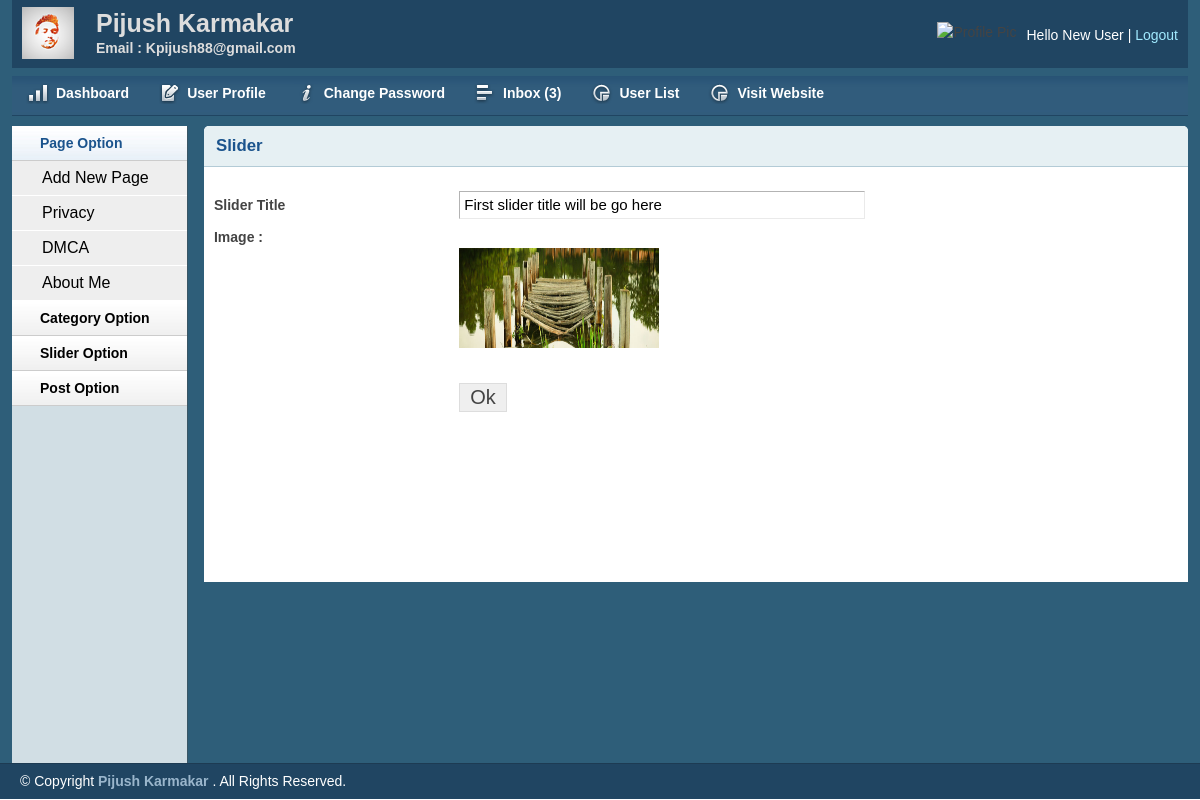
Screenshot of /admin/viewslider.php?viewSliderId=1 (signed in) with the database file from the repository.
### tables this page shows
CREATE TABLE `tbl_page` (
  `id` int(11) NOT NULL,
  `name` varchar(255) NOT NULL,
  `body` text NOT NULL
);

CREATE TABLE `tbl_slider` (
  `id` int(11) NOT NULL,
  `title` varchar(255) NOT NULL,
  `image` varchar(255) NOT NULL
);

### lib/session.php (called while the page is built, shortened)
<?php
    class session{
         public static function get($key){
         	if(isset($_SESSION[$key]) ){
         		return $_SESSION[$key];
         	}
         	else{
         		return false;
         	}
         }
    }
 ?>

### lib/Database.php (called while the page is built, shortened)
<?php
Class Database{
	public $host   = DB_HOST;
	public $user   = DB_USER;
	public $pass   = DB_PASS;
	public $dbname = DB_NAME;
	public $link;
	private function connectDB(){
	$this->link = new mysqli($this->host, $this->user, $this->pass, $this->dbname);
 }
	public function select($query){
		$result = $this->link->query($query) or die($this->link->error.__LINE__);
		if($result->num_rows > 0){
			return $result;
		} else {
			return false;
		}
	}
}

### admin/viewslider.php (the view, shortened to what this page needs)
<?php
  include 'inc/header.php';
  include 'inc/sidebar.php';
?>
<?php
  if(!isset($_GET['viewSliderId']) || $_GET['viewSliderId'] == NULL ){
    echo "<script>window.location='sliderlist.php';</script>";
  }
  else{
    $viewSlider = $_GET['viewSliderId'];
  }
 ?>
<div class="grid_10">
    <div class="box round first grid">
        <h2> Slider </h2>
    <div class="block">
<?php
     $query = "SELECT * FROM tbl_slider WHERE id='$viewSlider' ORDER BY  id DESC";
     $getslider = $db->select($query);
     while($slideresult = $getslider->fetch_assoc() ){
 ?>
       <form action="" method="post" enctype="multipart/form-data">
            <table class="form">
                <tr>
                    <td>
                        <label>Slider Title</label>
                    </td>
                    <td>
                        <input type="text" readonly  value="<?php echo $slideresult['title']; ?>" class="medium" />
                    </td>
                </tr>
                <tr>
                    <td>
                        <label> Image : </label>
                    </td>
                    <td>
                      <br>
                     <div  class="editpostimg">
                       <img src="<?php echo $slideresult['image']; ?>" height="100px" width="200px" >
                     </div> <br>
                    </td>
                </tr>
			        	<tr>
                    <td></td>
                    <td>
                        <input type="submit" name="submit" Value="Ok" />
                    </td>
                </tr>
            </table>
            </form>
<?php } ?>
        </div>
    </div>
</div>
<?php
  include 'inc/footer.php';
?>

### admin/inc/sidebar.php (shortened to what this page needs)
        <div class="grid_2">
            <div class="box sidemenu">
                <div class="block" id="section-menu">
                    <ul class="section menu">
                         <li><a class="menuitem">Page Option</a>
                            <ul class="submenu">
<?php if(session::get('usrRole')=='0' || session::get('usrRole')=='1'  ){  ?>
         <li><a href="addpage.php">Add New Page</a></li>
<?php } ?>
    <?php
           $query = "SELECT * FROM tbl_page ";
           $pages = $db->select($query);
           if($pages){
           while($result = $pages->fetch_assoc() ){
     ?>
     <li><a href="page.php?pageid=<?php echo $result['id']; ?>"><?php echo $result['name']; ?></a></li>
     <?php } } ?>
                            </ul>
                        </li>
                        <li><a class="menuitem">Category Option </a>
                        </li>
                        <li><a class="menuitem">Slider Option </a>
                        </li>
                        <li><a class="menuitem">Post Option</a>
                        </li>
                    </ul>
                </div>
            </div>
        </div>

### admin/css/layout.css (style rules this page uses)
body { background: #fff none repeat scroll 0 0; color: #444; font-size: 14px; padding: 0; }
a { color: #000; font-weight:bold; text-decoration: none; }
h1, h2, h3, h4, h5, h6 { line-height:1.2em; margin-bottom:.3em; }
h2 { margin-top:1em; }
.box { background:#fff; margin-bottom:20px; padding:10px 10px 10px 10px; margin-left:-8px; }
.box.grid { padding-bottom:40px; }
.box.round { -moz-border-radius: 5px 5px 0px 0px; -webkit-border-radius: 5px 5px 0px 0px; border-radius: 5px 5px 0px 0px; }
.box h2 { font-size:1.2em; font-weight:bold; color:#1B548D; background:#E6F0F3; margin:-10px -10px 0 -10px; padding:10px 12px; border-bottom:1px solid #B3CBD6; -moz-border-radius: 5px 5px 0px 0px; -webkit-border-radius: 5px 5px 0px 0px; border-radius: 5px 5px 0px 0px; }
.box.first { min-height: 406px; }
.block { padding-top:20px; }
.box.sidemenu { background-color:#D1DEE4; border-right:1px solid #3A5665; padding:0px; margin:0px; cursor:pointer; }
.box.sidemenu .block { padding-top:0px; margin-top:0px; }
ul, ol { padding-top:0; }
ul.menu { list-style:none; border-top:1px solid #bbb; }
ul.menu li { margin:0; }
ul.menu li a { display:block; padding:4px 10px; border-bottom:1px solid #ccc; }
ul.menu ul { list-style:none; margin:0; }
ul.menu ul li a { padding-left:30px; }
ul.section { border-top:0; margin-bottom:0; }
ul.section li a { background:url(../img/sidemenu-repeat.jpg) repeat-x; line-height:26px; padding-left:28px; }
ul.section li li a { background:#ddd; border-bottom:1px solid #eee; }
ul.section ul li { text-transform:none; }
ul.section ul.current li a { background: #eee none repeat scroll 0 0; border-bottom: 1px solid #fff; font-size: 16px; font-weight: normal; }
ul.section li a.current { color:#1B548D; background:url(../img/sidemenu-repeat-hover.jpg) repeat-x; }
table.form { width:100%; }
table.form td { padding:4px 0px; }
table.form label { font-weight:bold; }
table.form input, table.form select { font-size: 15px; padding: 4px 4px 5px 4px; border-top: 1px solid #b3b3b3; border-left: 1px solid #b3b3b3; border-right: 1px solid #eaeaea; border-bottom: 1px solid #eaeaea; }
table.form input[type="submit"] { border: 1px solid #ddd; color: #444; cursor: pointer; font-size: 20px; padding: 2px 10px; }
input.medium { width: 55%; }
.block { padding-bottom:1px; }

### rows the page displays
tbl_page: name "Privacy"
tbl_page: name "DMCA"
tbl_page: name "About Me"
tbl_slider: title "First slider title will be go here", image (picture)

### other values shown
session::get('username') "New User"
$count "3"
